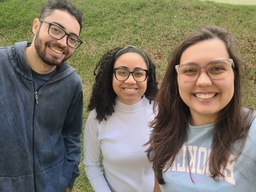
#> input picture codigo_exercicios/Prova 1/img2/grama2.jpeg, 256 x 192 px, shrunk from 1600 x 1200 before the run
$ python prova1-grama.py
#> lines starting #> are read from the running program, lines starting #| are printed output that depends on the picture; after the words box and inside, x2 and y2 are one past the last pixel; in counts of white or black regions, pixels touching at a corner belong together
import cv2
import numpy as np


# lê uma imagem
#img = cv2.imread('mural.jpg') #Mural
img = cv2.imread('img2/grama2.jpeg') #Grama
#> img is the input picture: shape (192, 256, 3); mean B, G, R 103.7, 117.6, 124

gaus = cv2.GaussianBlur(img, (9,9), 9)
# define uma matriz de cor zero (preto) de mesmo tamanho da imagem original
mascara = np.zeros(img.shape[:2], dtype = "uint8")
diferenca = np.zeros(img.shape[:2], dtype = "uint8")
complemento = np.zeros(img.shape[:2], dtype = "uint8")

# converte em nível de cinza
#cinza = cv2.cvtColor(img, cv2.COLOR_BGR2GRAY)

# converto em cada canal
b = img[:,:,0]
g = img[:,:,1]
r = img[:,:,2]
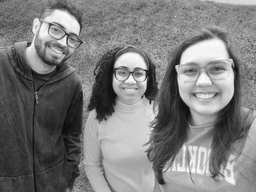
#> r: shape (192, 256); min 0, max 254, mean 124

diferenca = b - r
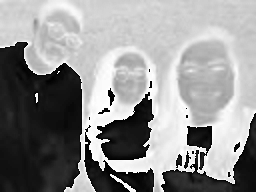
#> diferenca: shape (192, 256); min 0, max 255, mean 145.6

v = []
for i in range(10, 50, 1):
    v.append(i)


for x in range(1, diferenca.shape[0]-1,1):
    for y in range(1,diferenca.shape[1]-1,1):
        if (diferenca[x,y] in v):
            if ((diferenca[x-1,y-1] in v) or
                (diferenca[x-1,y] in v) or
                (diferenca[x-1,y+1] in v) or
                (diferenca[x,y-1] in v) or
                (diferenca[x,y+1] in v) or
                (diferenca[x+1,y-1] in v) or
                (diferenca[x+1,y] in v)or
                (diferenca[x+1,y+1] in v)):
                mascara[x,y] = 255
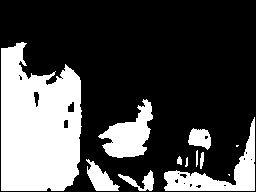
#> mascara: shape (192, 256); 29.4% white; 12 white regions (2 under 20 px), largest, box (x1, y1, x2, y2) and area: (1, 42, 82, 191) 9579, (164, 117, 255, 191) 1923, (98, 99, 153, 158) 1636

complemento = 255 - (g + 110)
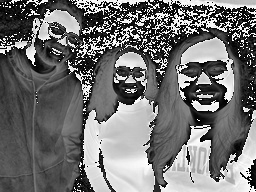
#> complemento: shape (192, 256); min 0, max 255, mean 113.7

v = []
for i in range(90, 100,1):
    v.append(i)


for x in range(1, complemento.shape[0]-1,1):
    for y in range(1,complemento.shape[1]-1,1):
        if (complemento[x,y] in v):
            if ((complemento[x-1,y-1] in v) or
                (complemento[x-1,y] in v) or
                (complemento[x-1,y+1] in v) or
                (complemento[x,y-1] in v) or
                (complemento[x,y+1] in v) or
                (complemento[x+1,y-1] in v) or
                (complemento[x+1,y] in v)or
                (complemento[x+1,y+1] in v)):
                mascara[x,y] = 255
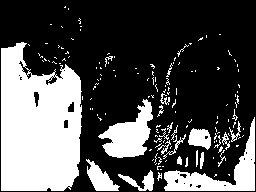
#> mascara: shape (192, 256); 31.7% white; 143 white regions (117 under 20 px), largest, box (x1, y1, x2, y2) and area: (1, 42, 82, 191) 9661, (164, 117, 255, 191) 1923, (98, 99, 153, 158) 1636

# Converter a imagem para o espaço de cores HSV
imagem_hsv = cv2.cvtColor(gaus, cv2.COLOR_BGR2HSV)
#> imagem_hsv: shape (192, 256, 3); mean H, S, V 54.1, 70.7, 132

# Definir a faixa de tons de pele na escala HSV
# Esses valores podem variar dependendo da iluminação e da imagem específica
tom_de_pele_min = np.array([0, 10, 20], dtype=np.uint8)
tom_de_pele_max = np.array([20, 255, 255], dtype=np.uint8)

# Criar uma máscara usando a faixa de tons de pele
mask = cv2.inRange(imagem_hsv, tom_de_pele_min, tom_de_pele_max)
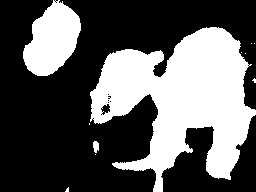
#> mask: shape (192, 256); 35.8% white; 11 white regions (8 under 20 px), largest, box (x1, y1, x2, y2) and area: (90, 27, 256, 192) 14633, (23, 0, 81, 76) 2887, (93, 141, 99, 153) 57

# Extrair a parte da imagem que corresponde à pele
pele = cv2.bitwise_and(img, img, mask=mask)

# Mostrar a imagem da pele isolada
# cv2.imshow('Pele Isolada', imagem_pele)
# cv2.waitKey(0)
# cv2.destroyAllWindows()

# Salvar a imagem da pele isolada
# cv2.imwrite('pele_isolada.jpg', imagem_pele)

# mostra a máscara
#cv2.imshow("Máscara definida",mascara)

# aplica a máscara a imagem
# faz uma operação and da imagem com a imagem de acordo a máscara
roupa = cv2.bitwise_and(img, img, mask = mascara)

mascara=cv2.bitwise_or(pele, roupa)
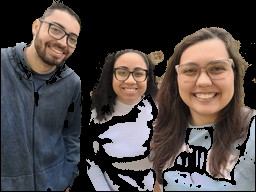
#> mascara: shape (192, 256, 3); mean B, G, R 67.2, 68.8, 75.6
cv2.imwrite("grama.jpeg", mascara)
# mostra a imagem após aplicar a máscar
cv2.imshow("Máscara aplicada à imagem", mascara)

cv2.waitKey(0)

$ run again, with Prova PI/Prova PI/img/mural.jpg copied over codigo_exercicios/Prova 1/img2/grama2.jpeg
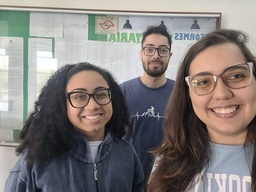
#> input picture Prova PI/Prova PI/img/mural.jpg, 256 x 192 px, shrunk from 800 x 600 before the run
#> img is the input picture: shape (192, 256, 3); mean B, G, R 122.2, 124.6, 130.7
#> after the loop `for x in range(1, diferenca.shape[0]-1,1):`:
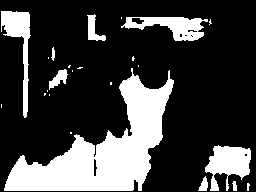
#> mascara: shape (192, 256); 24.9% white; 24 white regions (15 under 20 px), largest, box (x1, y1, x2, y2) and area: (4, 68, 174, 191) 8196, (205, 145, 251, 191) 1237, (121, 17, 208, 41) 1069
#> imagem_hsv: shape (192, 256, 3); mean H, S, V 61.1, 44, 137.1
#> mask: shape (192, 256); 38% white; 34 white regions (29 under 20 px), largest, box (x1, y1, x2, y2) and area: (49, 0, 256, 192) 13408, (63, 67, 116, 142) 2970, (137, 30, 173, 88) 1523, (0, 131, 27, 181) 613, (247, 172, 256, 192) 106
#> `mascara=cv2.bitwise_or(pele, roupa)`:
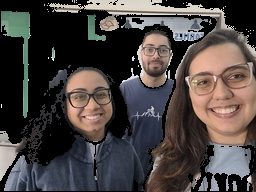
#> mascara: shape (192, 256, 3); mean B, G, R 65, 66.6, 73.1

$ run again, with codigo_exercicios/Prova 1/img2/grama1.jpeg copied over codigo_exercicios/Prova 1/img2/grama2.jpeg
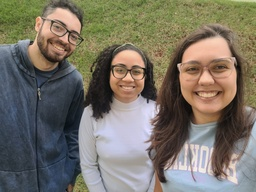
#> input picture codigo_exercicios/Prova 1/img2/grama1.jpeg, 256 x 192 px, shrunk from 1600 x 1200 before the run
#> img is the input picture: shape (192, 256, 3); mean B, G, R 102.7, 114.8, 120.7
#> after the loop `for x in range(1, diferenca.shape[0]-1,1):`:
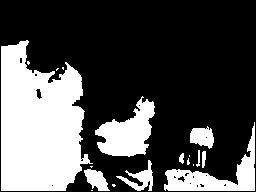
#> mascara: shape (192, 256); 31.1% white; 18 white regions (9 under 20 px), largest, box (x1, y1, x2, y2) and area: (1, 40, 93, 191) 10075, (95, 96, 155, 157) 2001, (164, 122, 255, 191) 1862
#> imagem_hsv: shape (192, 256, 3); mean H, S, V 57.7, 70.8, 129.2
#> mask: shape (192, 256); 34.8% white; 9 white regions (4 under 20 px), largest, box (x1, y1, x2, y2) and area: (85, 25, 256, 192) 14213, (26, 0, 82, 73) 2668, (110, 159, 145, 167) 146, (66, 184, 73, 192) 39, (98, 113, 105, 119) 27
#> `mascara=cv2.bitwise_or(pele, roupa)`:
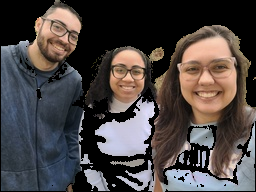
#> mascara: shape (192, 256, 3); mean B, G, R 67.5, 68.6, 75

$ run again, with codigo_exercicios/Prova 1/img2/escada1.jpeg copied over codigo_exercicios/Prova 1/img2/grama2.jpeg
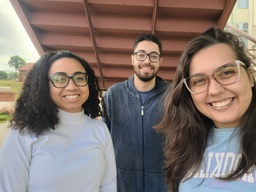
#> input picture codigo_exercicios/Prova 1/img2/escada1.jpeg, 256 x 192 px, shrunk from 1600 x 1200 before the run
#> img is the input picture: shape (192, 256, 3); mean B, G, R 109.8, 115.5, 129.1
#> imagem_hsv: shape (192, 256, 3); mean H, S, V 46.4, 67.6, 136.5
#> mask: shape (192, 256); 56.8% white; 21 black regions (14 under 20 px), largest, box (x1, y1, x2, y2) and area: (0, 0, 169, 192) 17008, (175, 122, 256, 192) 3009, (229, 0, 256, 34) 747
#> `mascara=cv2.bitwise_or(pele, roupa)`:
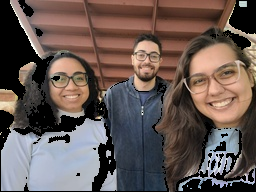
#> mascara: shape (192, 256, 3); mean B, G, R 83.9, 88.3, 102.5
